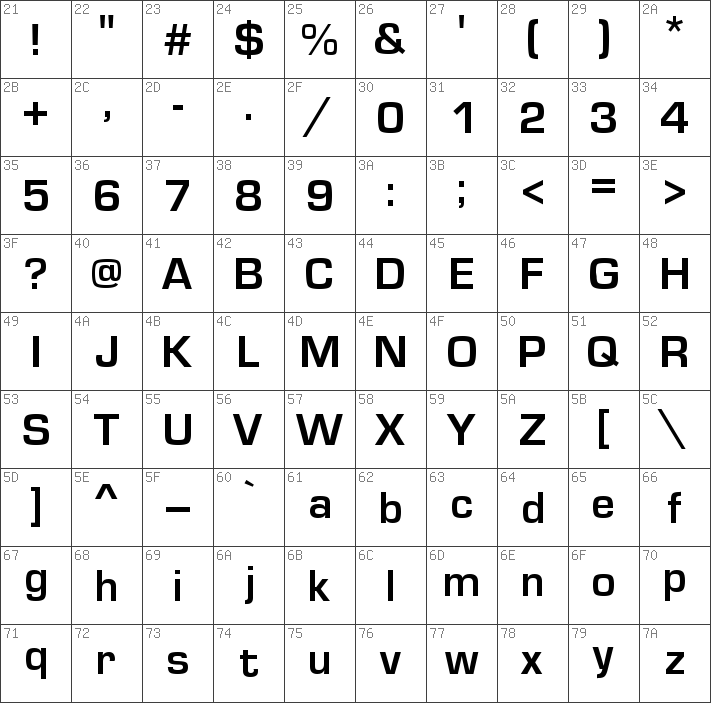
#> input picture boggle_app/instance/photos/font-map-eurostile.png, 711 x 703 px, given in place of b25.jpg, which was not available
$ jupyter execute --allow-errors bocr.ipynb   (Python 2 division)
#> lines starting #> are read from the running program, lines starting #| are printed output that depends on the picture; after the words box and inside, x2 and y2 are one past the last pixel; in counts of white or black regions, pixels touching at a corner belong together; pictures that were not available may be replaced by others from this repository, and a replacement may not be noted
[cell 1]
import cv2
import numpy as np
from matplotlib import pyplot as plt
from scipy import ndimage, stats
from sklearn.metrics import classification_report, confusion_matrix

from operator import itemgetter
import pickle as pkl
from itertools import groupby
from collections import defaultdict

import keras
from keras import regularizers
from keras.datasets import mnist
from keras.layers import Dense, Flatten, Convolution2D, Conv2D, Dropout, MaxPooling2D, BatchNormalization, GaussianNoise, Activation
from keras.models import Sequential,load_model
from keras.preprocessing.image import ImageDataGenerator
from keras.callbacks import EarlyStopping,ModelCheckpoint
from keras.constraints import max_norm
from keras.optimizers import Adam

from PIL import Image, ImageDraw, ImageFont
import os
import datetime

[cell 2]
def read_im(filename,sigma=5):
    img = cv2.imread(filename,0)
    return ndimage.gaussian_filter(img, sigma=sigma)

def threshold_im(img):
    kernel = np.ones((50,50),np.uint8)

    img = cv2.morphologyEx(img, cv2.MORPH_OPEN, kernel)
    ret,th1 = cv2.threshold(img,130,255,cv2.THRESH_BINARY)

    return th1


def plot_im(img):
    plt.imshow(img,'gray')
    plt.xticks([]),plt.yticks([])
    plt.show()

# [8 lines left out: function get_rectangles_in_order, not called in this run]

def is_rectangle_overlap(rect1,rect2):
    x1,y1,w1,h1 = rect1
    x2,y2,w2,h2 = rect2

    l1 = (x1,y1)
    r1 = (x1+w1,y1-h1)
    l2 = (x2,y2)
    r2 = (x2+w2, y2-h2)

    if (l1[0] > r2[0] or l2[0] > r1[0]):
#         print("c1")
        return False

    if (l1[1] < r2[1] or l2[1] < r1[1]):
#         print("c2")
        return False

    return True

def get_bounding_rectangles(thresh):
    contours, hier = cv2.findContours(thresh, cv2.RETR_TREE, cv2.CHAIN_APPROX_NONE)

    extent_fxn = lambda c,w,h: cv2.contourArea(c)/(w*h)
    area_fxn = lambda rect: float(rect[2])*rect[3]
    contourList = []

    # get rid of areas that are above 2 standard deviations from mean
    sorted_contours = sorted(contours, key = cv2.contourArea, reverse = True)
    sorted_counters = sorted_contours[:min(25,len(sorted_contours))]
    contour_areas = [cv2.contourArea(cnt) for cnt in sorted_contours]
    outlier = abs(stats.zscore(contour_areas))>=2
    sorted_contours = [x for idx,x in enumerate(sorted_contours) if outlier[idx] == False]

    # go through contours, get bounded rectangle and decide whether it can be a tile or not
    for idx,cnt in enumerate(sorted_contours):
        epsilon = 0.05*cv2.arcLength(cnt,True)
        app = cv2.approxPolyDP(cnt,epsilon,True)
        (x,y,w,h) = cv2.boundingRect(app)
        if len(app) >= 4 and extent_fxn(cnt,w,h) > 0.2 and len(contourList) < 16:
            contourList.append((x,y,w,h))

    # sanity check: are there rectangles with an overlap?
    # might be a rectangle within a rectangle, so get rid of it
    keep_rect = [True]*len(contourList)
    for i,rect1 in enumerate(contourList[:]):
        for j,rect2 in enumerate(contourList[:]):
            if i != j and is_rectangle_overlap(rect1,rect2):
                keep_rect[max(i,j)] = False # since contourList is sorted by area, least area is the largest index

    r = [cnt for idx,cnt in enumerate(contourList) if keep_rect[idx] == True]

    # sort by grid order
    r = sorted(r,key=itemgetter(0))
    new_r = []
    for idx in range(0,15,4):
        new_r.extend(sorted(r[idx:idx+4],key=itemgetter(1)))

    # todo: if countourList is less than 16, try to guesstimate the missing coordinates??
    return new_r

def load_data(fn):
    d = np.load(fn,allow_pickle=True)
    # d = data['data']
    d = {key:d[key].item() for key in d}
    data = d['data']
    return data, dict(zip(sorted(data.keys()),range(0,26)))

def threshold_letter(img):
    ret,th1 = cv2.threshold(img,60,255,cv2.THRESH_BINARY)
    return th1


# [22 lines left out: function create_dataset, not called in this run]

def process_rectangle(letter_bb):
    letter_bb = threshold_letter(letter_bb)
    return letter_bb

# [56 lines left out: functions create_white_bg, gen_image, generate_dataset_v2, get_border_indices, speckle, not called in this run]

#> (a cell that did not finish here is left out)

#> in read_im, img is the input picture: shape (703, 711); min 0, max 255, mean 234.2
#> in read_im, `return ndimage.gaussian_filter(img, sigma=sigma)`:
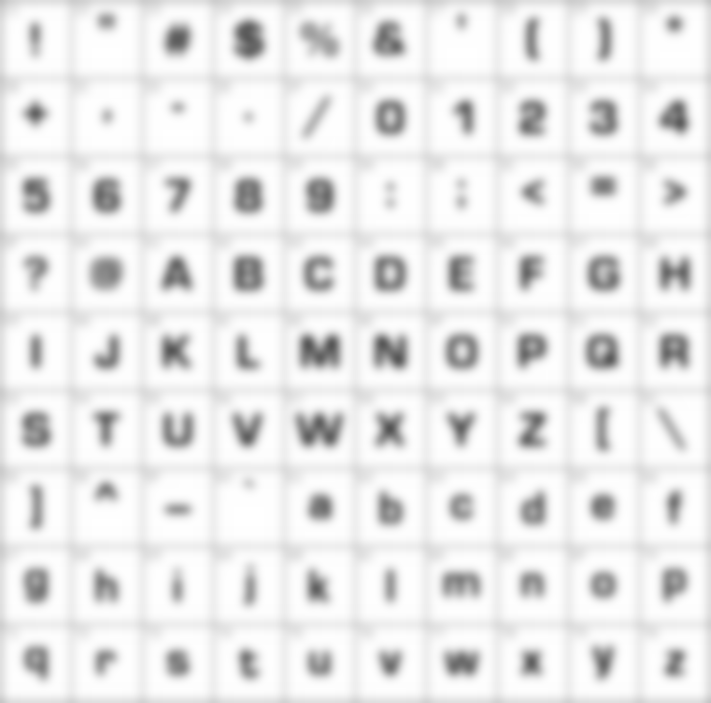
#> returned value: shape (703, 711); min 83, max 255, mean 233.3
    mask = threshold_im(img)
#> in threshold_im, `img = cv2.morphologyEx(img, cv2.MORPH_OPEN, kernel)`:
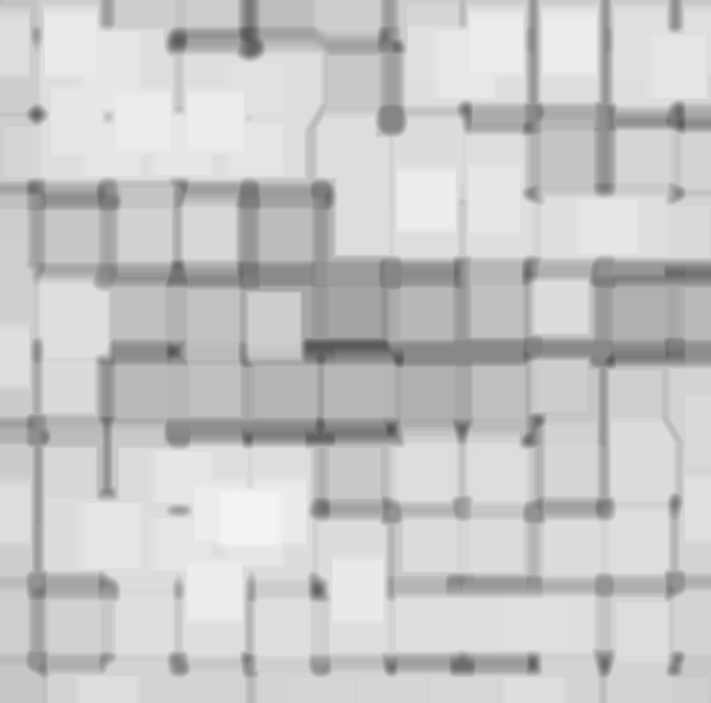
#> img: shape (703, 711); min 83, max 243, mean 200.5
#> in threshold_im, `ret,th1 = cv2.threshold(img,130,255,cv2.THRESH_BINARY)`:
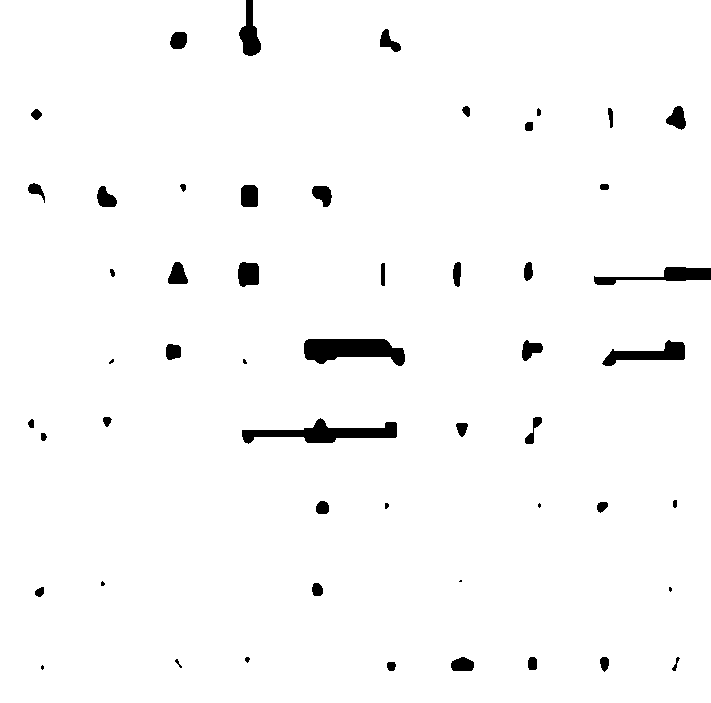
#> th1: shape (703, 711); 97.7% white; 52 black regions (7 under 20 px), largest, box (x1, y1, x2, y2) and area: (304, 339, 405, 366) 1878, (242, 418, 397, 444) 1730, (602, 340, 685, 366) 949
#> pass 2 of the loop `for idx in range(25,40):`:
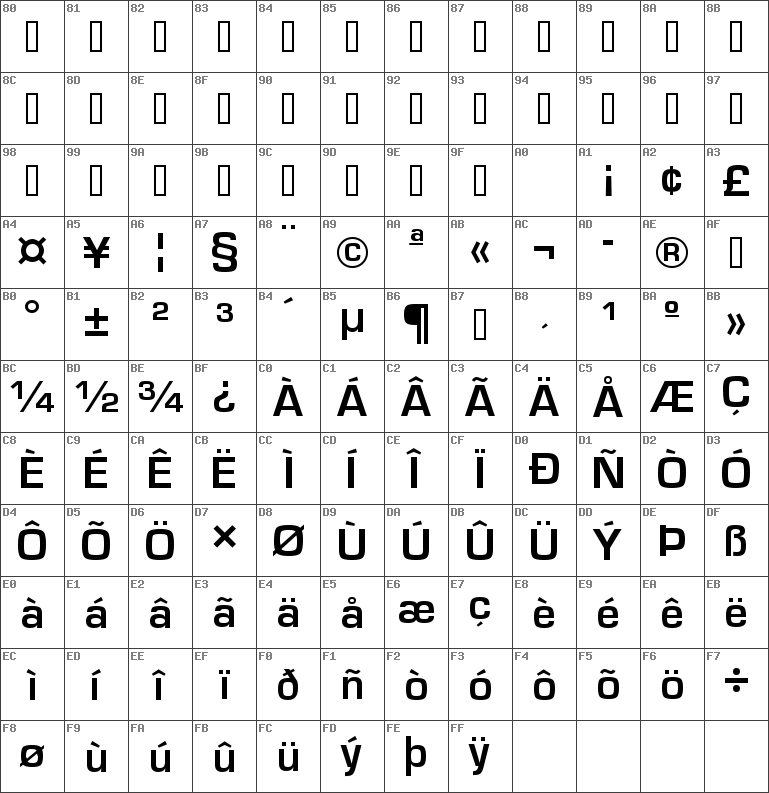
#> input picture boggle_app/instance/photos/font-map-unicode-eurostile.png, 769 x 793 px, given in place of b26.jpg, which was not available
#> in read_im, img is the input picture: shape (793, 769); min 0, max 255, mean 232.4
#> in threshold_im (call 2), `img = cv2.morphologyEx(img, cv2.MORPH_OPEN, kernel)`:
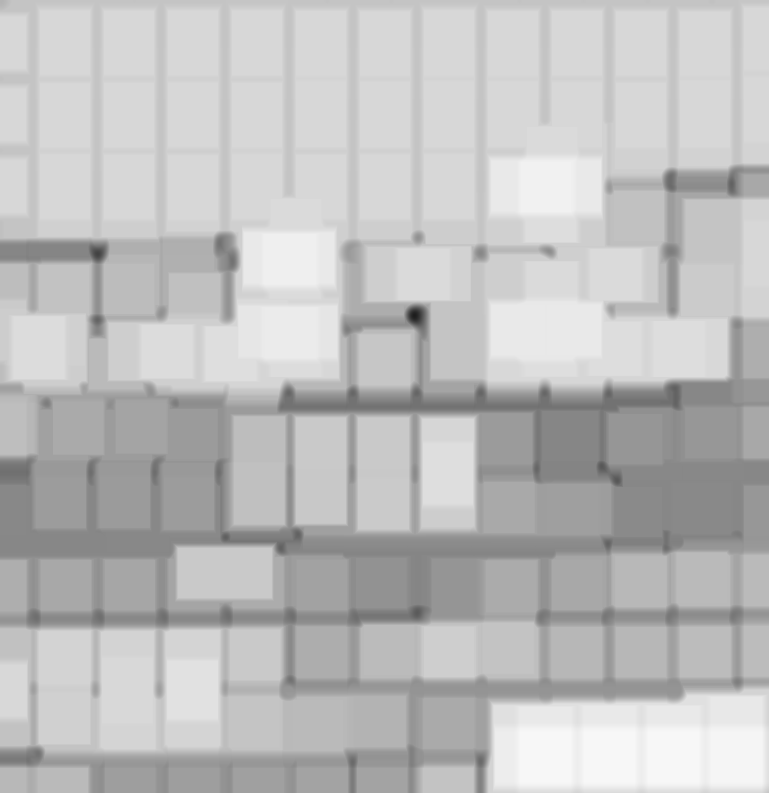
#> img: shape (793, 769); min 29, max 247, mean 190.1
#> in threshold_im (call 2), `ret,th1 = cv2.threshold(img,130,255,cv2.THRESH_BINARY)`:
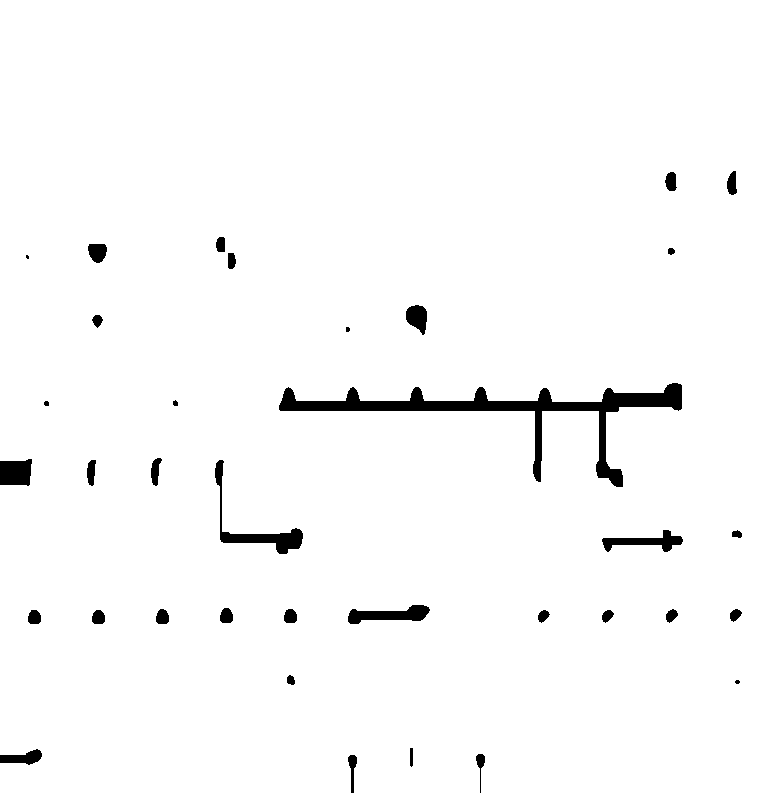
#> th1: shape (793, 769); 97.7% white; 35 black regions (3 under 20 px)
    plot_im(mask)

[cell 4]
# process letters and put labels
# labels = []
# image_data = []
for idx in range(25,27):
    fn = 'b{}.jpg'.format(idx)
#> fn = 'b25.jpg'
    img = read_im(fn)
    mask = threshold_im(img)
    rectangles = get_bounding_rectangles(mask)
#> in get_bounding_rectangles, `contours, hier = cv2.findContours(thresh, cv2.RETR_TREE, cv2.CHAIN_APP..`: contours = 51 contours, 4 with area under 20; largest, box (x1, y1, x2, y2) and area: (0, 0, 711, 703) 496656, (303, 338, 406, 367) 1994, (241, 417, 398, 445) 1904, (601, 339, 686, 367) 1046, (237, 261, 260, 288) 494
#> in get_bounding_rectangles, `sorted_contours = sorted(contours, key = cv2.contourArea, reverse = Tr..`: sorted_contours has the same summary as contours
#> in get_bounding_rectangles, `sorted_counters = sorted_contours[:min(25,len(sorted_contours))]`: sorted_counters = 25 contours; largest, box (x1, y1, x2, y2) and area: (0, 0, 711, 703) 496656, (303, 338, 406, 367) 1994, (241, 417, 398, 445) 1904, (601, 339, 686, 367) 1046, (237, 261, 260, 288) 494
#> in get_bounding_rectangles, `contour_areas = [cv2.contourArea(cnt) for cnt in sorted_contours]`: contour_areas = 51 values, max 496656 at index 0, min 8.5 at index 50, mean 9960
#> in get_bounding_rectangles, `sorted_contours = [x for idx,x in enumerate(sorted_contours) if outlie..`: sorted_contours = 50 contours, 4 with area under 20; largest, box (x1, y1, x2, y2) and area: (303, 338, 406, 367) 1994, (241, 417, 398, 445) 1904, (601, 339, 686, 367) 1046, (237, 261, 260, 288) 494, (240, 184, 259, 208) 392
#> the loop in get_bounding_rectangles, `for idx,cnt in enumerate(sorted_contours):` made 50 passes
#> (epsilon, app, x, y, w, h) on passes 1 to 9: (12.53, [[303, 343], [384, 338], [405, 361], [319, 364]], 303, 338, 103, 27), (18.36, [[241, 430], [397, 423]], 241, 423, 157, 8), (10.39, [[685, 345], [683, 360], [601, 363], [612, 348]], 601, 345, 85, 19), (4.33, [[240, 262], [258, 264], [257, 285], [239, 285]], 239, 262, 20, 24), (3.72, [[244, 184], [258, 188], [256, 207], [240, 204]], 240, 184, 19, 24), (3.78, [[175, 261], [183, 265], [186, 284], [167, 282]], 167, 261, 20, 24), (3.78, [[677, 105], [686, 121], [681, 130], [665, 122]], 665, 105, 22, 26), (3.68, [[314, 185], [331, 190], [327, 207], [312, 195]], 312, 185, 20, 23), (3.63, [[101, 185], [116, 198], [114, 207], [98, 204]], 98, 185, 19, 23)
#> (epsilon, x, y, w, h) on passes 13, 17, 20, 23, 25, 28: (3.07, 169, 31, 19, 19), (3.28, 28, 183, 17, 21), (2.19, 312, 582, 12, 15), (2.13, 599, 656, 11, 17), (1.96, 597, 501, 12, 12), (1.71, 386, 661, 11, 11)
#> after the loop in get_bounding_rectangles, `for idx,cnt in enumerate(sorted_contours):`: contourList = 16 items, first 6: (303, 338, 103, 27), (601, 345, 85, 19), (239, 262, 20, 24), (240, 184, 19, 24), (167, 261, 20, 24), (665, 105, 22, 26)
#> in get_bounding_rectangles, `keep_rect = [True]*len(contourList)`: keep_rect = [True, True, True, True, True, True, True, True, True, True, True, True, True, True, True, True]
#> the loop in get_bounding_rectangles, `for i,rect1 in enumerate(contourList[:]):` made 16 passes
#> rect1 on passes 4 to 15: (240, 184, 19, 24), (167, 261, 20, 24), (665, 105, 22, 26), (312, 185, 20, 23), (98, 185, 19, 23), (523, 342, 20, 20), (450, 656, 25, 16), (379, 28, 22, 24), (169, 31, 19, 19), (166, 344, 16, 17), (526, 416, 15, 29), (452, 261, 10, 27)
    img = read_im(fn,0)
    for idx, (x,y,w,h) in enumerate(rectangles):
        letter = process_rectangle(img[y:y+h,x:x+w])
#> this loop made 16 passes
#> pass 3, in threshold_letter (call 3), `ret,th1 = cv2.threshold(img,60,255,cv2.THRESH_BINARY)`:
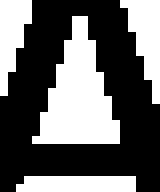
#> th1: shape (24, 20) (shown 8 times larger); 40% white; 4 white regions, box (x1, y1, x2, y2) and area: (4, 2, 15, 18) 98, (15, 0, 20, 13) 35, (0, 0, 4, 12) 30, (2, 22, 17, 24) 29
#> pass 2 of the loop `for idx in range(25,27):`:
#> the loop in get_bounding_rectangles (call 2), `for idx,cnt in enumerate(sorted_contours):` made 31 passes
#> the loop in get_bounding_rectangles (call 2), `for i,rect1 in enumerate(contourList[:]):` made 16 passes
#> rect1 on passes 1 to 8: (219, 459, 80, 91), (347, 608, 84, 14), (601, 529, 83, 24), (405, 305, 23, 31), (89, 243, 18, 20), (726, 170, 12, 26), (664, 171, 13, 21), (219, 607, 15, 17)
#> the loop `for idx, (x,y,w,h) in enumerate(rectangles):` made 16 passes
#> (x, y, w, h) on passes 1 to 8: (89, 243, 18, 20), (155, 608, 15, 17), (27, 609, 15, 16), (91, 609, 15, 16), (215, 236, 11, 17), (227, 252, 10, 18), (219, 459, 80, 91), (219, 607, 15, 17)
# [5 lines of commented-out code are left out]

[cell 5]
# Create datasets

# input image dimensions
img_x, img_y = 28,28

#> (the rest of this cell did not finish here and is left out)
